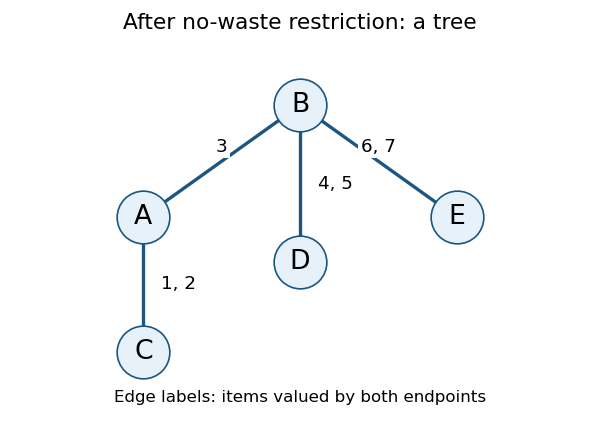

Write the Python code that produced this figure.
"""Draw the residual allocation constraint tree; Python 3.14.4, Matplotlib 3.10.7.

Run from any directory; the opaque PNG is written to the current directory.
"""

from pathlib import Path

import matplotlib

matplotlib.use("Agg")
import matplotlib.pyplot as plt


def main():
    positions = {"B": (0, 1.5), "A": (-1.4, 0.5), "C": (-1.4, -0.7), "D": (0, 0.1), "E": (1.4, 0.5)}
    edges = [("B", "A", "3"), ("A", "C", "1, 2"), ("B", "D", "4, 5"), ("B", "E", "6, 7")]
    fig, ax = plt.subplots(figsize=(5.0, 3.6), dpi=120, facecolor="white")
    ax.set_facecolor("white")
    for left, right, label in edges:
        x, y = zip(positions[left], positions[right])
        ax.plot(x, y, color="#1c5580", linewidth=2, zorder=1)
        ax.text(sum(x) / 2 + (0.16 if left == "A" or right == "D" else 0), sum(y) / 2 + (0.13 if right in "AE" else 0), label,
                ha="left" if right in "CD" else "center", va="center", fontsize=11,
                bbox={"facecolor": "white", "edgecolor": "none", "pad": 1.5}, zorder=3)
    for name, (x, y) in positions.items():
        ax.scatter([x], [y], s=1000, color="#e6f1fa", edgecolor="#1c5580", zorder=2)
        ax.text(x, y, name, ha="center", va="center", fontsize=16, zorder=3)
    ax.set_title("After no-waste restriction: a tree", fontsize=13, pad=12)
    ax.text(0, -1.15, "Edge labels: items valued by both endpoints", fontsize=10, ha="center")
    ax.set_aspect("equal")
    ax.set_xlim(-2, 2)
    ax.set_ylim(-1.3, 2)
    ax.axis("off")
    fig.tight_layout(pad=0.8)
    fig.savefig(Path.cwd() / (Path(__file__).stem + ".png"), facecolor="white", transparent=False)
    plt.close(fig)


if __name__ == "__main__":
    main()
